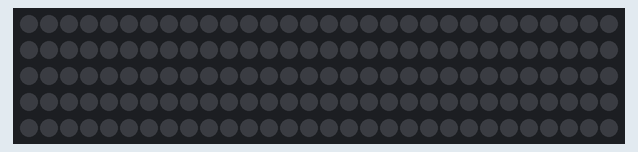
The sketch below on a simulated Arduino Uno, built with avr-gcc and run on an emulated ATmega328P. Shown: 150 RGB LEDs in strip order, left to right, continuing on the next row.

Above: at 0.1 s.
At 0.6 s:
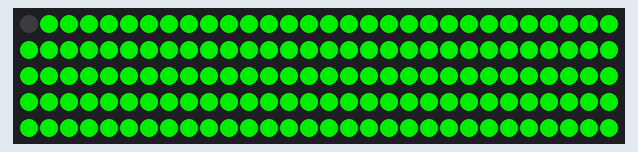
At 1.1 s:
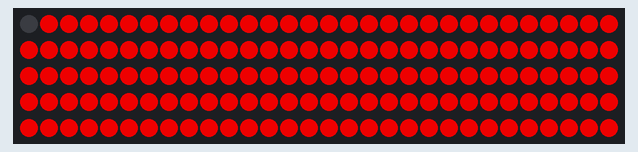

Measured:
- what the display in image 1 shows lasts 0.5 s, from 0.5 s to 1.0 s

The sketch:

neopixel_test.ino
```cpp
#include <Adafruit_NeoPixel.h>
Adafruit_NeoPixel strip = Adafruit_NeoPixel(150, 6, NEO_GRB + NEO_KHZ800);


void setup() {
  strip.begin();
  strip.show();
}

// the loop function runs over and over again forever
void loop() {
   for (int i=1;i<151;i++){
  strip.setPixelColor( i , 0, 200, 0);
   }
   delay(500);
   strip.show();
 for (int i=1;i<151;i++){
  strip.setPixelColor( i , 200, 0, 0);

 }
 delay(500);
 strip.show();
}
```
